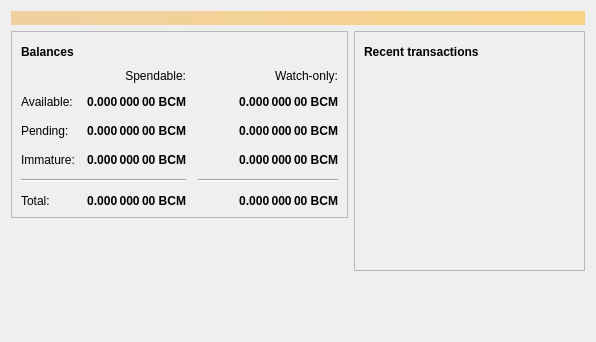
<?xml version="1.0" encoding="UTF-8"?>
<ui version="4.0">
 <class>OverviewPage</class>
 <widget class="QWidget" name="OverviewPage">
  <property name="geometry">
   <rect>
    <x>0</x>
    <y>0</y>
    <width>596</width>
    <height>342</height>
   </rect>
  </property>
  <property name="windowTitle">
   <string>Form</string>
  </property>
  <layout class="QVBoxLayout" name="topLayout">
   <item>
    <widget class="QLabel" name="labelAlerts">
     <property name="visible">
      <bool>false</bool>
     </property>
     <property name="styleSheet">
      <string notr="true">QLabel { background-color: qlineargradient(x1: 0, y1: 0, x2: 1, y2: 0, stop:0 #F0D0A0, stop:1 #F8D488); color:#000000; }</string>
     </property>
     <property name="wordWrap">
      <bool>true</bool>
     </property>
     <property name="margin">
      <number>3</number>
     </property>
     <property name="textInteractionFlags">
      <set>Qt::TextSelectableByMouse</set>
     </property>
    </widget>
   </item>
   <item>
    <layout class="QHBoxLayout" name="horizontalLayout" stretch="1,1">
     <item>
      <layout class="QVBoxLayout" name="verticalLayout_2">
       <item>
        <widget class="QFrame" name="frame">
         <property name="frameShape">
          <enum>QFrame::StyledPanel</enum>
         </property>
         <property name="frameShadow">
          <enum>QFrame::Raised</enum>
         </property>
         <layout class="QVBoxLayout" name="verticalLayout_4">
          <item>
           <layout class="QHBoxLayout" name="horizontalLayout_4">
            <item>
             <widget class="QLabel" name="label_5">
              <property name="font">
               <font>
                <weight>75</weight>
                <bold>true</bold>
               </font>
              </property>
              <property name="text">
               <string>Balances</string>
              </property>
             </widget>
            </item>
            <item>
             <widget class="QPushButton" name="labelWalletStatus">
              <property name="enabled">
               <bool>true</bool>
              </property>
              <property name="maximumSize">
               <size>
                <width>30</width>
                <height>16777215</height>
               </size>
              </property>
              <property name="toolTip">
               <string>The displayed information may be out of date. Your wallet automatically synchronizes with the BitcoinMoney network after a connection is established, but this process has not completed yet.</string>
              </property>
              <property name="text">
               <string/>
              </property>
              <property name="icon">
               <iconset resource="../bitcoin.qrc">
                <normaloff>:/icons/warning</normaloff>
                <disabledoff>:/icons/warning</disabledoff>:/icons/warning</iconset>
              </property>
              <property name="iconSize">
               <size>
                <width>24</width>
                <height>24</height>
               </size>
              </property>
              <property name="flat">
               <bool>true</bool>
              </property>
             </widget>
            </item>
            <item>
             <spacer name="horizontalSpacer_3">
              <property name="orientation">
               <enum>Qt::Horizontal</enum>
              </property>
              <property name="sizeHint" stdset="0">
               <size>
                <width>40</width>
                <height>20</height>
               </size>
              </property>
             </spacer>
            </item>
           </layout>
          </item>
          <item>
           <layout class="QGridLayout" name="gridLayout">
            <property name="spacing">
             <number>12</number>
            </property>
            <item row="2" column="2">
             <widget class="QLabel" name="labelWatchPending">
              <property name="font">
               <font>
                <weight>75</weight>
                <bold>true</bold>
               </font>
              </property>
              <property name="cursor">
               <cursorShape>IBeamCursor</cursorShape>
              </property>
              <property name="toolTip">
               <string>Unconfirmed transactions to watch-only addresses</string>
              </property>
              <property name="text">
               <string notr="true">0.000 000 00 BCM</string>
              </property>
              <property name="alignment">
               <set>Qt::AlignRight|Qt::AlignTrailing|Qt::AlignVCenter</set>
              </property>
              <property name="textInteractionFlags">
               <set>Qt::LinksAccessibleByMouse|Qt::TextSelectableByKeyboard|Qt::TextSelectableByMouse</set>
              </property>
             </widget>
            </item>
            <item row="2" column="1">
             <widget class="QLabel" name="labelUnconfirmed">
              <property name="font">
               <font>
                <weight>75</weight>
                <bold>true</bold>
               </font>
              </property>
              <property name="cursor">
               <cursorShape>IBeamCursor</cursorShape>
              </property>
              <property name="toolTip">
               <string>Total of transactions that have yet to be confirmed, and do not yet count toward the spendable balance</string>
              </property>
              <property name="text">
               <string notr="true">0.000 000 00 BCM</string>
              </property>
              <property name="alignment">
               <set>Qt::AlignRight|Qt::AlignTrailing|Qt::AlignVCenter</set>
              </property>
              <property name="textInteractionFlags">
               <set>Qt::LinksAccessibleByMouse|Qt::TextSelectableByKeyboard|Qt::TextSelectableByMouse</set>
              </property>
             </widget>
            </item>
            <item row="3" column="2">
             <widget class="QLabel" name="labelWatchImmature">
              <property name="font">
               <font>
                <weight>75</weight>
                <bold>true</bold>
               </font>
              </property>
              <property name="cursor">
               <cursorShape>IBeamCursor</cursorShape>
              </property>
              <property name="toolTip">
               <string>Mined balance in watch-only addresses that has not yet matured</string>
              </property>
              <property name="text">
               <string notr="true">0.000 000 00 BCM</string>
              </property>
              <property name="alignment">
               <set>Qt::AlignRight|Qt::AlignTrailing|Qt::AlignVCenter</set>
              </property>
              <property name="textInteractionFlags">
               <set>Qt::LinksAccessibleByMouse|Qt::TextSelectableByKeyboard|Qt::TextSelectableByMouse</set>
              </property>
             </widget>
            </item>
            <item row="4" column="0" colspan="2">
             <widget class="Line" name="line">
              <property name="orientation">
               <enum>Qt::Horizontal</enum>
              </property>
             </widget>
            </item>
            <item row="4" column="2">
             <widget class="Line" name="lineWatchBalance">
              <property name="sizePolicy">
               <sizepolicy hsizetype="Preferred" vsizetype="Fixed">
                <horstretch>0</horstretch>
                <verstretch>0</verstretch>
               </sizepolicy>
              </property>
              <property name="minimumSize">
               <size>
                <width>140</width>
                <height>0</height>
               </size>
              </property>
              <property name="orientation">
               <enum>Qt::Horizontal</enum>
              </property>
             </widget>
            </item>
            <item row="5" column="0">
             <widget class="QLabel" name="labelTotalText">
              <property name="text">
               <string>Total:</string>
              </property>
             </widget>
            </item>
            <item row="3" column="1">
             <widget class="QLabel" name="labelImmature">
              <property name="font">
               <font>
                <weight>75</weight>
                <bold>true</bold>
               </font>
              </property>
              <property name="cursor">
               <cursorShape>IBeamCursor</cursorShape>
              </property>
              <property name="toolTip">
               <string>Mined balance that has not yet matured</string>
              </property>
              <property name="text">
               <string notr="true">0.000 000 00 BCM</string>
              </property>
              <property name="alignment">
               <set>Qt::AlignRight|Qt::AlignTrailing|Qt::AlignVCenter</set>
              </property>
              <property name="textInteractionFlags">
               <set>Qt::LinksAccessibleByMouse|Qt::TextSelectableByKeyboard|Qt::TextSelectableByMouse</set>
              </property>
             </widget>
            </item>
            <item row="2" column="3">
             <spacer name="horizontalSpacer_2">
              <property name="orientation">
               <enum>Qt::Horizontal</enum>
              </property>
              <property name="sizeHint" stdset="0">
               <size>
                <width>40</width>
                <height>20</height>
               </size>
              </property>
             </spacer>
            </item>
            <item row="3" column="0">
             <widget class="QLabel" name="labelImmatureText">
              <property name="text">
               <string>Immature:</string>
              </property>
             </widget>
            </item>
            <item row="5" column="1">
             <widget class="QLabel" name="labelTotal">
              <property name="font">
               <font>
                <weight>75</weight>
                <bold>true</bold>
               </font>
              </property>
              <property name="cursor">
               <cursorShape>IBeamCursor</cursorShape>
              </property>
              <property name="toolTip">
               <string>Your current total balance</string>
              </property>
              <property name="text">
               <string notr="true">0.000 000 00 BCM</string>
              </property>
              <property name="alignment">
               <set>Qt::AlignRight|Qt::AlignTrailing|Qt::AlignVCenter</set>
              </property>
              <property name="textInteractionFlags">
               <set>Qt::LinksAccessibleByMouse|Qt::TextSelectableByKeyboard|Qt::TextSelectableByMouse</set>
              </property>
             </widget>
            </item>
            <item row="5" column="2">
             <widget class="QLabel" name="labelWatchTotal">
              <property name="font">
               <font>
                <weight>75</weight>
                <bold>true</bold>
               </font>
              </property>
              <property name="cursor">
               <cursorShape>IBeamCursor</cursorShape>
              </property>
              <property name="toolTip">
               <string>Current total balance in watch-only addresses</string>
              </property>
              <property name="text">
               <string notr="true">0.000 000 00 BCM</string>
              </property>
              <property name="alignment">
               <set>Qt::AlignRight|Qt::AlignTrailing|Qt::AlignVCenter</set>
              </property>
              <property name="textInteractionFlags">
               <set>Qt::LinksAccessibleByMouse|Qt::TextSelectableByKeyboard|Qt::TextSelectableByMouse</set>
              </property>
             </widget>
            </item>
            <item row="0" column="2">
             <widget class="QLabel" name="labelWatchonly">
              <property name="text">
               <string>Watch-only:</string>
              </property>
              <property name="alignment">
               <set>Qt::AlignRight|Qt::AlignTrailing|Qt::AlignVCenter</set>
              </property>
             </widget>
            </item>
            <item row="1" column="0">
             <widget class="QLabel" name="labelBalanceText">
              <property name="text">
               <string>Available:</string>
              </property>
             </widget>
            </item>
            <item row="1" column="1">
             <widget class="QLabel" name="labelBalance">
              <property name="font">
               <font>
                <weight>75</weight>
                <bold>true</bold>
               </font>
              </property>
              <property name="cursor">
               <cursorShape>IBeamCursor</cursorShape>
              </property>
              <property name="toolTip">
               <string>Your current spendable balance</string>
              </property>
              <property name="text">
               <string notr="true">0.000 000 00 BCM</string>
              </property>
              <property name="alignment">
               <set>Qt::AlignRight|Qt::AlignTrailing|Qt::AlignVCenter</set>
              </property>
              <property name="textInteractionFlags">
               <set>Qt::LinksAccessibleByMouse|Qt::TextSelectableByKeyboard|Qt::TextSelectableByMouse</set>
              </property>
             </widget>
            </item>
            <item row="1" column="2">
             <widget class="QLabel" name="labelWatchAvailable">
              <property name="font">
               <font>
                <weight>75</weight>
                <bold>true</bold>
               </font>
              </property>
              <property name="cursor">
               <cursorShape>IBeamCursor</cursorShape>
              </property>
              <property name="toolTip">
               <string>Your current balance in watch-only addresses</string>
              </property>
              <property name="text">
               <string notr="true">0.000 000 00 BCM</string>
              </property>
              <property name="alignment">
               <set>Qt::AlignRight|Qt::AlignTrailing|Qt::AlignVCenter</set>
              </property>
              <property name="textInteractionFlags">
               <set>Qt::LinksAccessibleByMouse|Qt::TextSelectableByKeyboard|Qt::TextSelectableByMouse</set>
              </property>
             </widget>
            </item>
            <item row="2" column="0">
             <widget class="QLabel" name="labelPendingText">
              <property name="text">
               <string>Pending:</string>
              </property>
             </widget>
            </item>
            <item row="0" column="1">
             <widget class="QLabel" name="labelSpendable">
              <property name="text">
               <string>Spendable:</string>
              </property>
              <property name="alignment">
               <set>Qt::AlignRight|Qt::AlignTrailing|Qt::AlignVCenter</set>
              </property>
             </widget>
            </item>
           </layout>
          </item>
         </layout>
        </widget>
       </item>
       <item>
        <spacer name="verticalSpacer">
         <property name="orientation">
          <enum>Qt::Vertical</enum>
         </property>
         <property name="sizeHint" stdset="0">
          <size>
           <width>20</width>
           <height>40</height>
          </size>
         </property>
        </spacer>
       </item>
      </layout>
     </item>
     <item>
      <layout class="QVBoxLayout" name="verticalLayout_3">
       <item>
        <widget class="QFrame" name="frame_2">
         <property name="frameShape">
          <enum>QFrame::StyledPanel</enum>
         </property>
         <property name="frameShadow">
          <enum>QFrame::Raised</enum>
         </property>
         <layout class="QVBoxLayout" name="verticalLayout">
          <item>
           <layout class="QHBoxLayout" name="horizontalLayout_2">
            <item>
             <widget class="QLabel" name="label_4">
              <property name="font">
               <font>
                <weight>75</weight>
                <bold>true</bold>
               </font>
              </property>
              <property name="text">
               <string>Recent transactions</string>
              </property>
             </widget>
            </item>
            <item>
             <widget class="QPushButton" name="labelTransactionsStatus">
              <property name="enabled">
               <bool>true</bool>
              </property>
              <property name="maximumSize">
               <size>
                <width>30</width>
                <height>16777215</height>
               </size>
              </property>
              <property name="toolTip">
               <string>The displayed information may be out of date. Your wallet automatically synchronizes with the BitcoinMoney network after a connection is established, but this process has not completed yet.</string>
              </property>
              <property name="text">
               <string/>
              </property>
              <property name="icon">
               <iconset resource="../bitcoin.qrc">
                <normaloff>:/icons/warning</normaloff>
                <disabledoff>:/icons/warning</disabledoff>:/icons/warning</iconset>
              </property>
              <property name="iconSize">
               <size>
                <width>24</width>
                <height>24</height>
               </size>
              </property>
              <property name="flat">
               <bool>true</bool>
              </property>
             </widget>
            </item>
            <item>
             <spacer name="horizontalSpacer">
              <property name="orientation">
               <enum>Qt::Horizontal</enum>
              </property>
              <property name="sizeHint" stdset="0">
               <size>
                <width>40</width>
                <height>20</height>
               </size>
              </property>
             </spacer>
            </item>
           </layout>
          </item>
          <item>
           <widget class="QListView" name="listTransactions">
            <property name="styleSheet">
             <string notr="true">QListView { background: transparent; }</string>
            </property>
            <property name="frameShape">
             <enum>QFrame::NoFrame</enum>
            </property>
            <property name="verticalScrollBarPolicy">
             <enum>Qt::ScrollBarAlwaysOff</enum>
            </property>
            <property name="horizontalScrollBarPolicy">
             <enum>Qt::ScrollBarAlwaysOff</enum>
            </property>
            <property name="selectionMode">
             <enum>QAbstractItemView::NoSelection</enum>
            </property>
           </widget>
          </item>
         </layout>
        </widget>
       </item>
       <item>
        <spacer name="verticalSpacer_2">
         <property name="orientation">
          <enum>Qt::Vertical</enum>
         </property>
         <property name="sizeHint" stdset="0">
          <size>
           <width>20</width>
           <height>40</height>
          </size>
         </property>
        </spacer>
       </item>
      </layout>
     </item>
    </layout>
   </item>
  </layout>
 </widget>
 <resources/>
 <connections/>
</ui>
